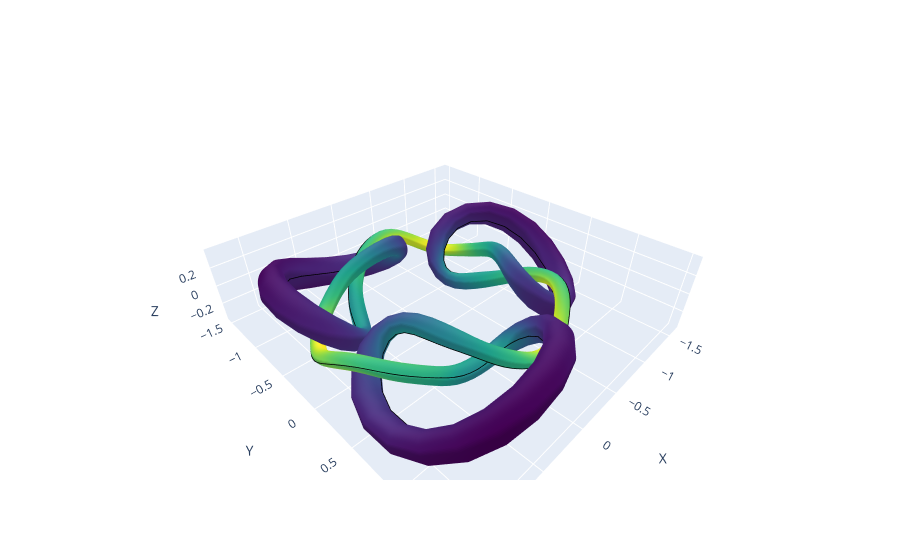

Notebook code for this chart:
### Code cell
def cartesian_boozer(psi,theta,zeta,nfp = 1):
    #returns cartesian coordinates of point in boozer coordinates
    #requires all 4 3d sspline functions
    r = spx(psi,theta,zeta%(2*np.pi/nfp))
    z = spz(psi,theta,zeta%(2*np.pi/nfp))
    f = -spf(psi,theta,zeta%(2*np.pi/nfp))-zeta%(2*np.pi/nfp)
    x = r*np.cos(f-2*np.pi/nfp*int(zeta/(2*np.pi/nfp)))
    y = r*np.sin(f-2*np.pi/nfp*int(zeta/(2*np.pi/nfp)))
    return x,y,z

# Define your grid for theta and zeta
theta_vals = np.linspace(0, 2*np.pi, 100)
zeta_vals = np.linspace(0,  2*np.pi, 200)
theta, zeta = np.meshgrid(theta_vals, zeta_vals)

# Fixed psi value
psi = psiw*0.8  # Example constant psi

# Flatten the meshgrid arrays for easier computation
theta_flat = theta.flatten()
zeta_flat = zeta.flatten()

x = np.zeros(len(theta_flat))
y = np.zeros(len(theta_flat))
z = np.zeros(len(theta_flat))
b_field = np.zeros(len(theta_flat))
# Convert to Cartesian coordinates
for i in range(len(theta_flat)):
    x[i], y[i], z[i] = cartesian_boozer(psi, theta_flat[i], zeta_flat[i],toroidaln)
    b_field[i] = spb(psi, theta_flat[i], zeta_flat[i]%(2*np.pi/toroidaln))

# Reshape arrays back to grid for plotting
x = x.reshape(theta.shape)
y = y.reshape(theta.shape)
z = z.reshape(theta.shape)
b_field = b_field.reshape(theta.shape)

fig = go.Figure()
# Create a Plotly surface plot
# Add each layer as a surface to the same figure, with varying opacity
fig.add_trace(go.Surface(
    x=x, y=y, z=z, surfacecolor=b_field,
    opacity=1,
    colorscale='Viridis',
    showscale=False  # Disable the color bar for all layers except one if desired
))


x_line = np.zeros(len(zeta_vals))
y_line = np.zeros(len(zeta_vals))
z_line = np.zeros(len(zeta_vals))
for i in range(len(zeta_vals)):
    x_line[i], y_line[i], z_line[i] = cartesian_boozer(psi, 0.0, zeta_vals[i], toroidaln)

fig.add_trace(go.Scatter3d(x=x_line, y=y_line, z=z_line, mode='lines', line=dict(color='black', width=3)))
# Customize layout for better visualization
fig.update_layout(scene=dict(
    xaxis_title="X",
    yaxis_title="Y",
    zaxis_title="Z",
    aspectmode='data'  # use data scale so 1 unit is same length on all axes
))
bfig1 = fig
fig.show()

### Figure 1 — Plotly figure (JSON) as saved in the notebook; plotly's stock layout.template omitted (floating-point values rounded to 4 significant figures; data arrays with more than 128 entries replaced by an {"elided": "..."} marker saying what was removed)
{"data": [{"colorscale": [[0, "#440154"], [0.1111, "#482878"], [0.2222, "#3e4989"], [0.3333, "#31688e"], [0.4444, "#26828e"], [0.5556, "#1f9e89"], [0.6667, "#35b779"], [0.7778, "#6ece58"], [0.8889, "#b5de2b"], [1, "#fde725"]], "opacity": 1, "showscale": false, "surfacecolor": {"elided": "200x100 float values"}, "type": "surface", "x": {"elided": "200x100 float values"}, "y": {"elided": "200x100 float values"}, "z": {"elided": "200x100 float values"}}, {"line": {"color": "black", "width": 3}, "mode": "lines", "type": "scatter3d", "x": {"elided": "200 float values"}, "y": {"elided": "200 float values"}, "z": {"elided": "200 float values"}}], "layout": {"scene": {"aspectmode": "data", "xaxis": {"title": {"text": "X"}}, "yaxis": {"title": {"text": "Y"}}, "zaxis": {"title": {"text": "Z"}}}}}
